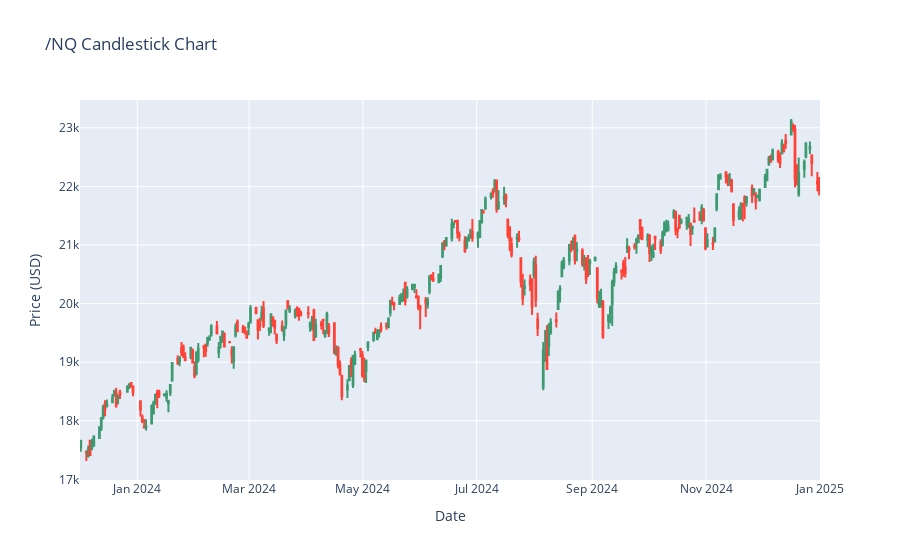

Notebook cell for this chart:
### Code cell
from AlgorithmImports import *
import pandas as pd
import numpy as np
import matplotlib.pyplot as plt
from datetime import timedelta
import plotly.graph_objects as go
from datetime import datetime

# ------------------------------------------------------
# 1. 初始化 QuantBook, 获取 GC 期货秒级数据
# ------------------------------------------------------
qb = QuantBook()
#symbol = qb.add_future(Futures.Metals.Gold, Resolution.DAILY).symbol
symbol = qb.add_future(Futures.Indices.NASDAQ_100_E_MINI, Resolution.SECOND).symbol

start = datetime(2024, 1, 1)
end = datetime(2024, 2, 1)
df = qb.history(symbol,
    start,
    end,
    resolution=Resolution.SECOND, 
    fill_forward=True, 
    extended_market_hours=True,
    data_mapping_mode=DataMappingMode.OPEN_INTEREST, 
    data_normalization_mode=DataNormalizationMode.BACKWARDS_RATIO, 
    contract_depth_offset=0).reset_index()

print(f"原始数据行数: {len(df)}")
df.head()


# 创建 Candlestick 对象
candlestick = go.Candlestick(
    x=df['time'], 
    open=df['open'], 
    high=df['high'], 
    low=df['low'], 
    close=df['close'],
    name='Candlestick'
)

# 定义图表布局 (可选，用于设置标题、轴标签等)
layout = go.Layout(
    title=f'{symbol} Candlestick Chart',
    xaxis=dict(title='Date'),
    yaxis=dict(title='Price (USD)'),
    xaxis_rangeslider_visible=False # 隐藏底部的范围选择器
)

# 创建图表对象
fig = go.Figure(data=[candlestick], layout=layout)

# 显示图表
fig.show()

### Figure 1 — Plotly figure (JSON) as saved in the notebook; plotly's stock layout.template omitted (floating-point values rounded to 4 significant figures; data arrays with more than 128 entries replaced by an {"elided": "..."} marker saying what was removed)
{"data": [{"close": {"elided": "279 float values"}, "high": {"elided": "279 float values"}, "low": {"elided": "279 float values"}, "name": "Candlestick", "open": {"elided": "279 float values"}, "type": "candlestick", "x": {"elided": "279 str values"}}], "layout": {"title": {"text": "/NQ Candlestick Chart"}, "xaxis": {"rangeslider": {"visible": false}, "title": {"text": "Date"}}, "yaxis": {"title": {"text": "Price (USD)"}}}}
